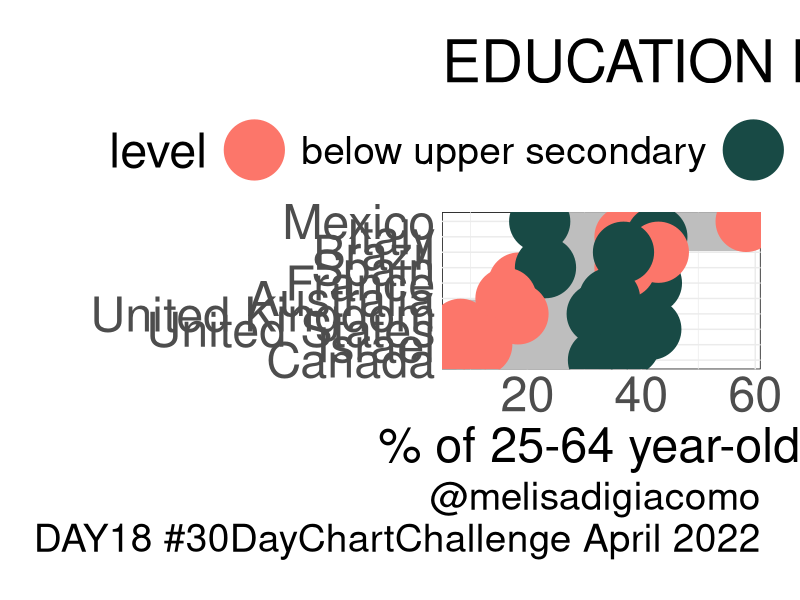

Write R code to recreate this figure.
# Education level

# Libraries
library(ggplot2)

# Dataset
education = read.csv("level.csv", header=T)

#Plot
png("education_level1.png", units="in", width=30, height=15, res=300, bg="transparent")

ggplot(education, aes(x= value, y= reorder(location, value))) +
  geom_line(aes(group = location), colour="gray", size  = 20) +
  geom_point(aes(color = level), size = 20) +
  xlab("% of 25-64 year-olds") + ylab("") +
  labs(title="EDUCATION LEVEL",
       caption="@melisadigiacomo\nDAY18 #30DayChartChallenge April 2022") +
  scale_color_manual(values=c("#FC766AFF", "#184A45FF")) +
  theme_minimal() +
  theme(legend.position = "top",
        text = element_text(size = 35),
        axis.title = element_text(size = 35),
        axis.text = element_text(size = 35),
        plot.margin = unit(c(1,1,1,1), "cm"),
        panel.background = element_rect(fill = "transparent"),
        legend.background=element_blank(),
        plot.background = element_rect(fill = "transparent", colour = NA))

dev.off()